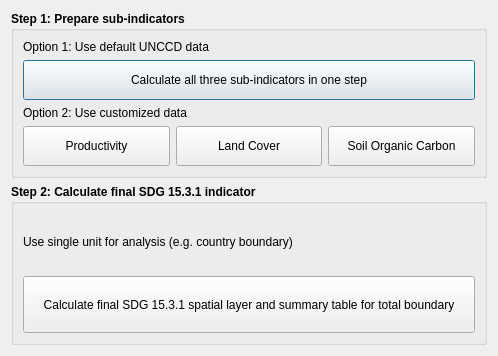
<?xml version="1.0" encoding="UTF-8"?>
<ui version="4.0">
 <class>DlgCalculateLD</class>
 <widget class="QDialog" name="DlgCalculateLD">
  <property name="windowModality">
   <enum>Qt::ApplicationModal</enum>
  </property>
  <property name="geometry">
   <rect>
    <x>0</x>
    <y>0</y>
    <width>498</width>
    <height>356</height>
   </rect>
  </property>
  <property name="sizePolicy">
   <sizepolicy hsizetype="Fixed" vsizetype="Fixed">
    <horstretch>0</horstretch>
    <verstretch>0</verstretch>
   </sizepolicy>
  </property>
  <property name="windowTitle">
   <string>Calculate Indicators</string>
  </property>
  <layout class="QVBoxLayout" name="verticalLayout_2">
   <item>
    <widget class="QGroupBox" name="groupBox">
     <property name="font">
      <font>
       <weight>75</weight>
       <bold>true</bold>
      </font>
     </property>
     <property name="title">
      <string>Step 1: Prepare sub-indicators</string>
     </property>
     <layout class="QVBoxLayout" name="verticalLayout_3">
      <item>
       <widget class="QLabel" name="label">
        <property name="font">
         <font>
          <weight>50</weight>
          <bold>false</bold>
         </font>
        </property>
        <property name="text">
         <string>Option 1: Use default UNCCD data</string>
        </property>
       </widget>
      </item>
      <item>
       <widget class="QPushButton" name="btn_sdg_onestep">
        <property name="sizePolicy">
         <sizepolicy hsizetype="Minimum" vsizetype="Minimum">
          <horstretch>0</horstretch>
          <verstretch>0</verstretch>
         </sizepolicy>
        </property>
        <property name="minimumSize">
         <size>
          <width>0</width>
          <height>40</height>
         </size>
        </property>
        <property name="font">
         <font>
          <weight>50</weight>
          <bold>false</bold>
         </font>
        </property>
        <property name="text">
         <string>Calculate all three sub-indicators in one step</string>
        </property>
       </widget>
      </item>
      <item>
       <widget class="QLabel" name="label_2">
        <property name="font">
         <font>
          <weight>50</weight>
          <bold>false</bold>
         </font>
        </property>
        <property name="text">
         <string>Option 2: Use customized data</string>
        </property>
       </widget>
      </item>
      <item>
       <layout class="QHBoxLayout" name="horizontalLayout">
        <item>
         <widget class="QPushButton" name="btn_prod">
          <property name="sizePolicy">
           <sizepolicy hsizetype="Minimum" vsizetype="Minimum">
            <horstretch>0</horstretch>
            <verstretch>0</verstretch>
           </sizepolicy>
          </property>
          <property name="minimumSize">
           <size>
            <width>0</width>
            <height>40</height>
           </size>
          </property>
          <property name="font">
           <font>
            <weight>50</weight>
            <bold>false</bold>
           </font>
          </property>
          <property name="text">
           <string>Productivity</string>
          </property>
         </widget>
        </item>
        <item>
         <widget class="QPushButton" name="btn_lc">
          <property name="sizePolicy">
           <sizepolicy hsizetype="Minimum" vsizetype="Minimum">
            <horstretch>0</horstretch>
            <verstretch>0</verstretch>
           </sizepolicy>
          </property>
          <property name="minimumSize">
           <size>
            <width>0</width>
            <height>40</height>
           </size>
          </property>
          <property name="font">
           <font>
            <weight>50</weight>
            <bold>false</bold>
           </font>
          </property>
          <property name="text">
           <string>Land Cover</string>
          </property>
         </widget>
        </item>
        <item>
         <widget class="QPushButton" name="btn_soc">
          <property name="sizePolicy">
           <sizepolicy hsizetype="Minimum" vsizetype="Minimum">
            <horstretch>0</horstretch>
            <verstretch>0</verstretch>
           </sizepolicy>
          </property>
          <property name="minimumSize">
           <size>
            <width>0</width>
            <height>40</height>
           </size>
          </property>
          <property name="font">
           <font>
            <weight>50</weight>
            <bold>false</bold>
           </font>
          </property>
          <property name="text">
           <string>Soil Organic Carbon</string>
          </property>
         </widget>
        </item>
       </layout>
      </item>
     </layout>
    </widget>
   </item>
   <item>
    <widget class="QGroupBox" name="groupBox_4">
     <property name="font">
      <font>
       <weight>75</weight>
       <bold>true</bold>
      </font>
     </property>
     <property name="title">
      <string>Step 2: Calculate final SDG 15.3.1 indicator</string>
     </property>
     <layout class="QVBoxLayout" name="verticalLayout">
      <item>
       <widget class="QLabel" name="label_4">
        <property name="font">
         <font>
          <weight>50</weight>
          <bold>false</bold>
         </font>
        </property>
        <property name="text">
         <string>Use single unit for analysis (e.g. country boundary)</string>
        </property>
       </widget>
      </item>
      <item>
       <widget class="QPushButton" name="btn_summary_single_polygon">
        <property name="sizePolicy">
         <sizepolicy hsizetype="Minimum" vsizetype="Minimum">
          <horstretch>0</horstretch>
          <verstretch>0</verstretch>
         </sizepolicy>
        </property>
        <property name="minimumSize">
         <size>
          <width>0</width>
          <height>40</height>
         </size>
        </property>
        <property name="font">
         <font>
          <weight>50</weight>
          <bold>false</bold>
         </font>
        </property>
        <property name="text">
         <string>Calculate final SDG 15.3.1 spatial layer and summary table for total boundary</string>
        </property>
       </widget>
      </item>
     </layout>
    </widget>
   </item>
  </layout>
 </widget>
 <resources/>
 <connections/>
</ui>
